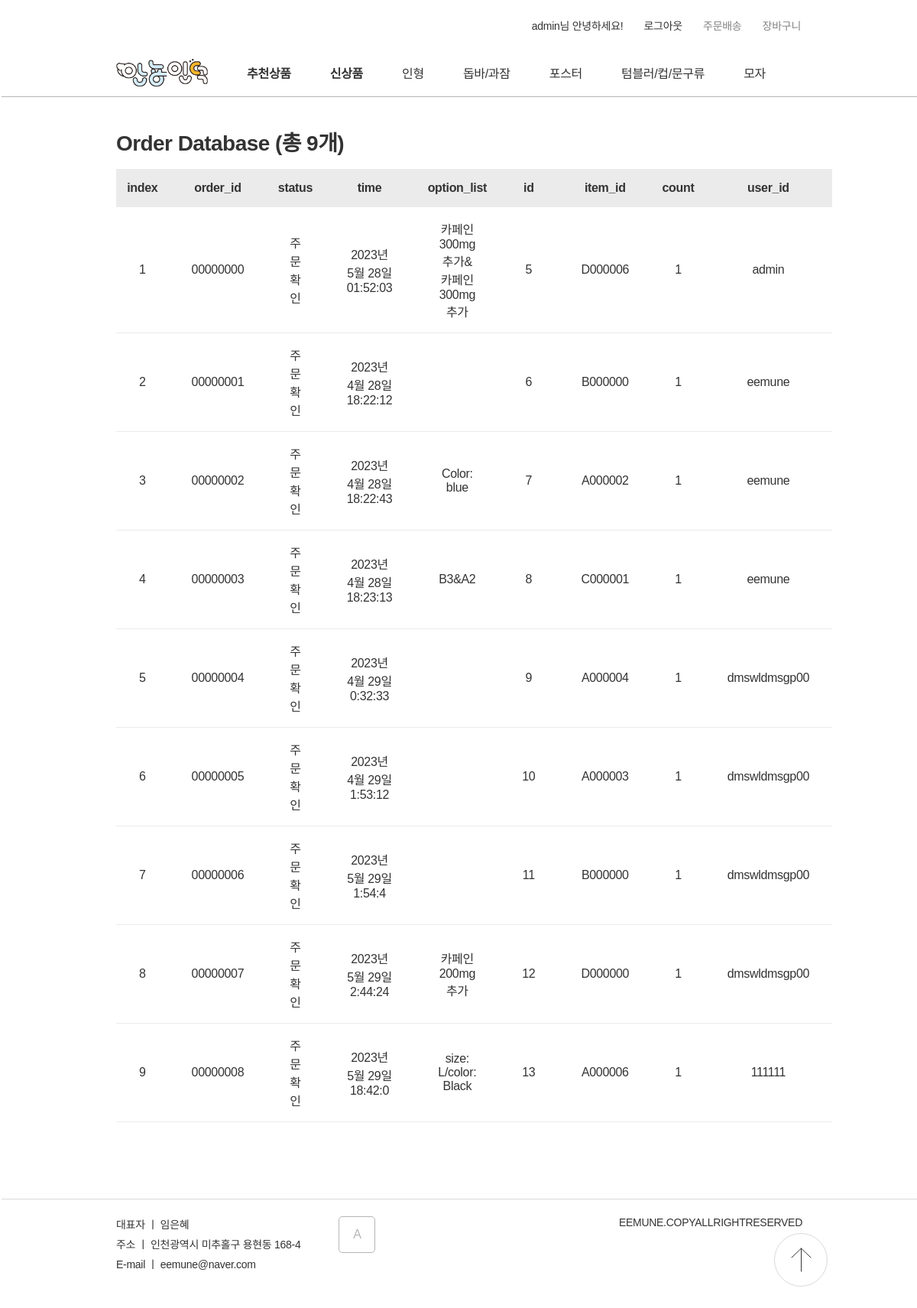
Screenshot of /admin_sold_list (signed in) with the database file from the repository.
### data_models.py (models this page shows)
class Order(db.Model):
    __tablename__="Order"
    id=Column(db.Integer, primary_key=True)
    order_id=Column(String(8))
    status=Column(String)
    item_id=Column(String(7))
    time=Column(String)
    count=Column(Integer)
    option_list=Column(String)
    user_id=Column(String)

### server.py (the view)
@app.route('/admin_sold_list')
def sold_list():
    return render_template("admin_sold_list.html", item=db.session.query(Order).all())

### templates/admin_sold_list.html (shortened to what this page needs)
<!DOCTYPE html>
<html lang="ko">
<head>
    <link href="../static/CSS/nav.css" rel="stylesheet">
    <link href="../static/CSS/stylesheet.css" rel="stylesheet">
    <link href="../static/CSS/show_db.css" rel="stylesheet">
</head>
<nav>
    <div id="comp_header">
        <div id="component_top-list">
            <ul>
                {% if session['user_id']%}
                <li><a class="size_14"href="./wishlist">{{session['user_id']}}님 안녕하세요!</a></li>
                <li><a class="size_14"href="./logout">로그아웃</a></li>
                {% else %}
                <li><a class="size_14"href="./signin">로그인</a></li>
                <li><a class="size_14"href="./signup">회원가입</a></li>
                {% endif %}
                <li><a class="size_14 color_B5B5B5"href="error">주문배송</a></li>
                <li><a class="size_14 color_B5B5B5"href="wishlist">장바구니</a></li>
            </ul>
        </div>
        <div id="component_navigator">
            <ul>
                <img id="LOGO" onclick="location.href='/'" src="../static/img/icon/안뇽인덕.png"/>
                <li><a style="font-weight: 700;" href="./category_item?category=추천상품">추천상품</a></li>
                <li><a style="font-weight: 700;" href=".//category_item?category=신상품">신상품</a></li>
                <li><a href="./category_item?category=A">인형</a></li>
                <li><a href="./category_item?category=B">돕바/과잠</a></li>
                <li><a href="./category_item?category=C">포스터</a></li>
                <li><a href="./category_item?category=D">텀블러/컵/문구류</a></li>
                <li><a href="./category_item?category=E">모자</a></li>
            </ul>
        </div>
        </div>
</nav>
<body>
    <p class="section_title weight_700">{{item[0].__table__.name}} Database (총 {{item|length}}개)</p>
    <table class="show_db">
        <tr class="table_header">
            <td class="weight_700">index</td>
            {%for key in item[0].__dict__%}
                {%if loop.index!=1%}
                    <td class="weight_700">{{key}}</td>
                {%endif%}
            {%endfor%}
        </tr>
        {%for  obj in item%}
            <tr  class="table_body">
                <td>{{loop.index}}</td>
                {%for key in obj.__dict__%}
                    {%if loop.index!=1%}
                        <td>{{obj.__dict__[key]}}</td>
                    {%endif%}
                {%endfor%}
            </tr>
        {%endfor%}
    </table>
</body>
<footer>
    <div class="introduction">
        <p class="size_14">대표자 ㅣ 임은혜</p>
        <p class="size_14">주소 ㅣ 인천광역시 미추홀구 용현동 168-4</p>
        <p class="size_14">E-mail ㅣ eemune@naver.com</p>
    </div>
    <button onclick="location.href='/adminpage'">A</button>
    <div class="copyright">
        <p class="color_838383 size_14">EEMUNE.COPYALLRIGHTRESERVED</p>
    </div>
    <img id="gogo_top" src="../static/img/icon/icon_top.svg" onclick="location.href='#'"/>
</footer>
</html>

### static/CSS/nav.css (style rules this page uses)
#component_top-list { margin-top:23px; display: flex; justify-content: flex-end; height:44px; }
#component_top-list ul li:not(:last-child) { margin-right:23px; }
#component_top-list li { font-size: 14px; color:#B5B5B5; }
#LOGO { display: inline-block; cursor:pointer; }
#component_navigator { display: inline-block; margin-left: -150px; height:60px; padding-right: 50px; width:100vw; border-bottom: 1px solid #B5B5B5; background-color: rgba(255, 255, 255, 0.89); z-index: 3; transition: 0.5s; }
#component_navigator ul { padding:0px 150px; display: flex; justify-content: space-between; align-items: center; height: 56px; }
#component_navigator li { text-align: center; }

### static/CSS/stylesheet.css (style rules this page uses)
* { margin:0px; padding:0px; font-family: 'Noto Sans KR', sans-serif; font-size:16px; font-weight: 400; text-decoration: none; color:#333333; letter-spacing: -0.02em; box-sizing: border-box; }
#LOGO { width:120px; }
button { cursor:pointer; }
img { object-fit: cover; }
body { padding:0px 152px; overflow-x: hidden; }
li { list-style:none; display: inline-block; }
.color_B5B5B5 { color: #b5b5b5; }
.color_B5B5B5 { color: #838383; }
.size_14 { font-size:14px; }
.weight_700 { font-weight: 700; }
.section_title { font-size: 28px; }
footer { border-top: 1px solid #D9D9D9; padding-top:22px; width:100vw; margin-left: -150px; padding-left: 150px; display: flex; margin-bottom: 60px; }
footer .introduction p { margin-bottom: 6px; }
footer button { padding: 0; margin-left:50px; width:48px; height:48px; border: 1px solid #B5B5B5; color:#B5B5B5; background-color: white; }
.copyright { position: absolute; right:150px; }
#gogo_top { width:70px; height:70px; position: fixed; right:117px; bottom:46px; z-index: 3; cursor:pointer; }
button { border: 1px solid #0085FF; color: #0085FF; background-color: white; border-radius: 5px; transition: 0.5s; }

### static/CSS/show_db.css (style rules this page uses)
.show_db { width:100%; text-align: center; border-collapse: collapse; margin-bottom: 100px; }
.table_header { width:100%; background-color: #ebebeb; height: 50px; align-items: center; }
.table_body { width:100%; border-bottom: 1px solid #ebebeb; align-items: center; box-sizing: border-box; }
.table_body td { padding: 16px 30px; }
.section_title { margin-top: 38px; margin-bottom: 16px; }

### rows the page displays
Order: user_id "admin", order "00000000" "주문 확인" "2023년 5월 28일 01:52:03" "카페인 300mg 추가&카페인 300mg 추가" "5" "D000006" "1" "admin"
Order: order "00000001" "주문 확인" "2023년 4월 28일 18:22:12" "6" "B000000" "1" "eemune"
Order: order "00000002" "주문 확인" "2023년 4월 28일 18:22:43" "Color: blue" "7" "A000002" "1" "eemune"
Order: order "00000003" "주문 확인" "2023년 4월 28일 18:23:13" "B3&A2" "8" "C000001" "1" "eemune"
Order: order "00000004" "주문 확인" "2023년 4월 29일 0:32:33" "9" "A000004" "1" "dmswldmsgp00"
Order: order "00000005" "주문 확인" "2023년 4월 29일 1:53:12" "10" "A000003" "1" "dmswldmsgp00"
Order: order "00000006" "주문 확인" "2023년 5월 29일 1:54:4" "11" "B000000" "1" "dmswldmsgp00"
Order: order "00000007" "주문 확인" "2023년 5월 29일 2:44:24" "카페인 200mg 추가" "12" "D000000" "1" "dmswldmsgp00"
Order: order "00000008" "주문 확인" "2023년 5월 29일 18:42:0" "size: L/color: Black" "13" "A000006" "1" "111111"

### other values shown
{{ item[0].__table__.name }} "Order"
{{ item|length }} "9"
{{ key }} "order_id" "status" "time" "option_list" "id" "item_id" "count" "user_id"
